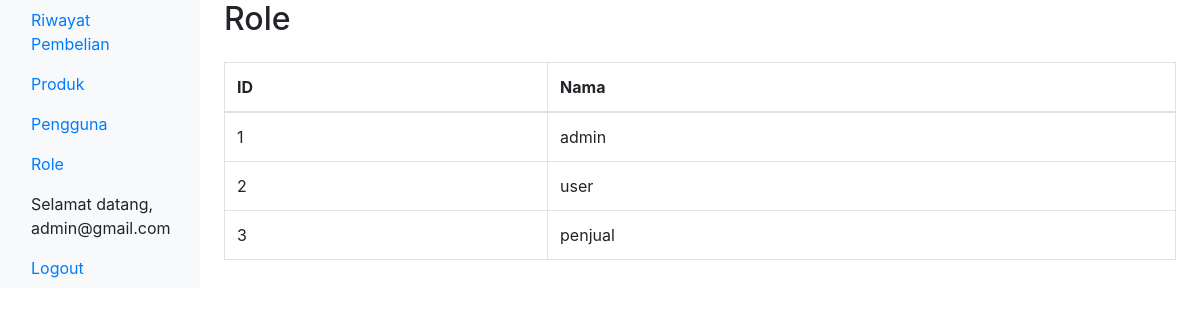
Screenshot of /admin/role.php (signed in) with the database file from the repository.
### tables this page shows
CREATE TABLE `role` (
  `role_id` int(11) NOT NULL,
  `name` varchar(20) DEFAULT NULL
);

### admin/role.php (the view, shortened to what this page needs)
<!DOCTYPE html>
<html lang="en">
<head>
    <link rel="stylesheet" href="https://maxcdn.bootstrapcdn.com/bootstrap/4.0.0/css/bootstrap.min.css">
</head>
<body>
    <div class="container-fluid">
        <div class="row">
            <nav class="col-md-2 d-none d-md-block bg-light sidebar">
                <div class="sidebar-sticky">
                    <ul class="nav flex-column">
                        <li class="nav-item">
                            <a class="nav-link active" href="index.php">Riwayat Pembelian</a>
                        </li>
                        <li class="nav-item">
                            <a class="nav-link" href="produk.php">Produk</a>
                        </li>
                        <?php
                        if ($_SESSION['role_id'] == 1) {
                            echo "<li class='nav-item'>";
                            echo "<a class='nav-link' href='user.php'>Pengguna</a>";
                            echo "</li>";
                            echo "<li class='nav-item'>";
                            echo "<a class='nav-link' href='role.php'>Role</a>";
                            echo "</li>";
                        } else {
                            echo "";
                        }
                        ?>
                        <?php
                        if (isset($_SESSION['email'])) {
                            echo "<li class='nav-item'>";
                            echo "<span class='nav-link'>Selamat datang, " . $_SESSION['email'] . "</span>";
                            echo "</li>";
                            echo "<li class='nav-item'>";
                            echo "<a class='nav-link' href='../logout.php'>Logout</a>";
                            echo "</li>";
                        }
                        ?>
                    </ul>
                </div>
            </nav>
            <main role="main" class="col-md-9 ml-sm-auto col-lg-10 px-4">
                <div class="d-flex justify-content-between align-items-center">
                    <h2>Role</h2>
                </div>
                <div class="table-responsive mt-3">
                    <table class="table table-bordered">
                        <thead>
                            <tr>
                                <th>ID</th>
                                <th>Nama</th>
                            </tr>
                        </thead>
                        <tbody>
                            <?php
                            include '../connect.php';
                            $query = "SELECT * FROM role";
                            $datas = $conn->query($query);
                            foreach ($datas as $data) :
                            ?>
                                <tr>
                                    <td>
                                        <?= $data['role_id'] ?>
                                    </td>
                                    <td>
                                        <?= $data['name'] ?>
                                    </td>
                                </tr>
                            <?php endforeach ?>
                        </tbody>
                    </table>
                </div>
            </main>
        </div>
    </div>
</body>
</html>

### rows the page displays
role: role_id "1", name "admin"
role: role_id "2", name "user"
role: role_id "3", name "penjual"

### other values shown
$_SESSION['email'] "admin@gmail.com"
